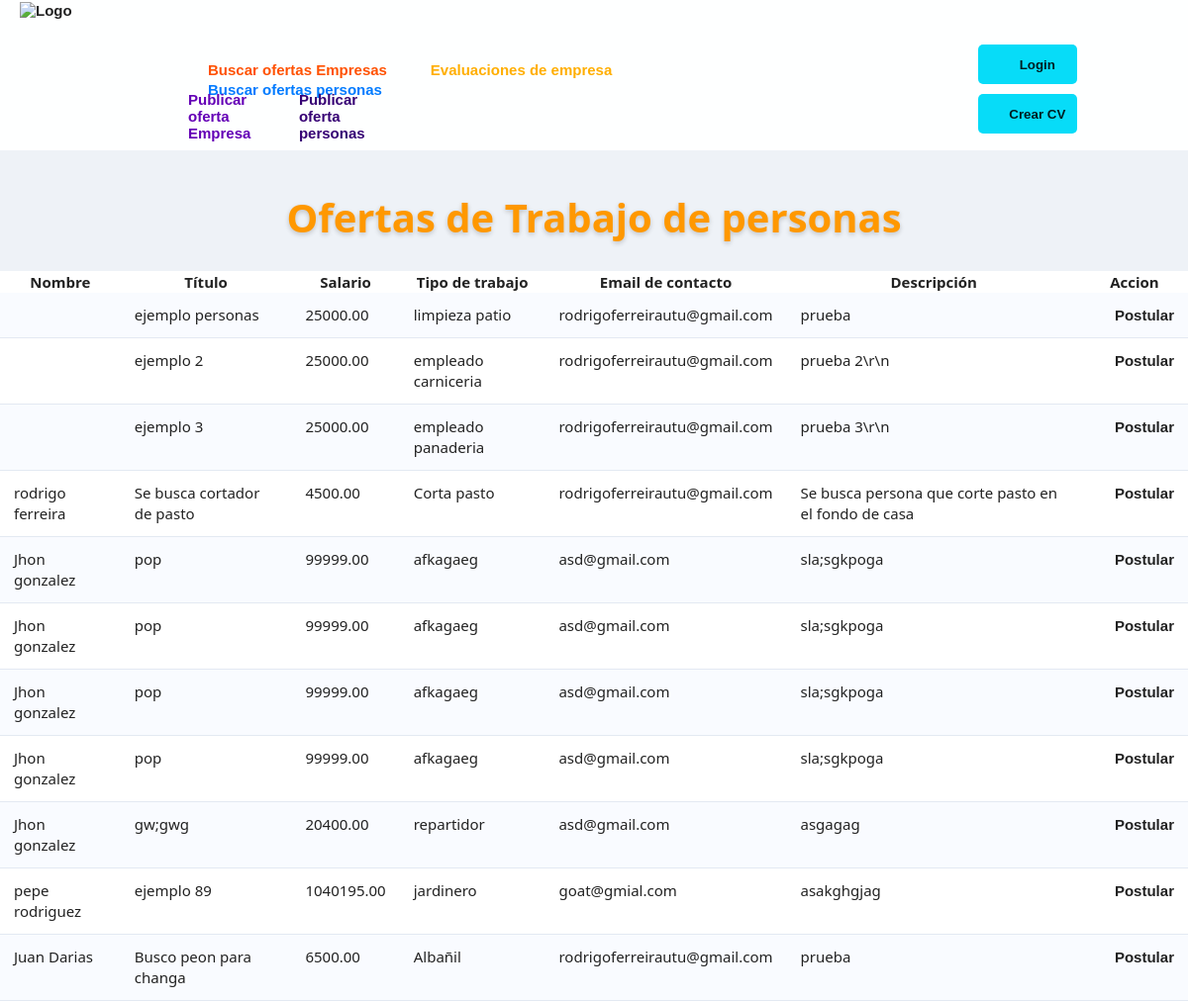
The page /ProyectoV2.5/Paginasphp/BuscarOfertaspersonas.php on the database its author committed.
### tables this page shows
CREATE TABLE `contratar_personal` (
  `id_contrato` int NOT NULL,
  `id_empresa` int DEFAULT NULL,
  `titulo` varchar(100) DEFAULT NULL,
  `salario` decimal(10,2) DEFAULT NULL,
  `tipo_trabajo` varchar(50) DEFAULT NULL,
  `email_contacto` varchar(100) DEFAULT NULL,
  `tel_contacto` varchar(20) DEFAULT NULL,
  `descripcion` text,
  `estado` enum('Pendiente','Preparado','Entregado') DEFAULT 'Pendiente',
  `nombre` varchar(100) DEFAULT NULL
);

### ProyectoV2.5/Paginasphp/aplicacion/servicios/ServicioOfertas.php (called while the page is built, shortened)
<?php
require_once __DIR__ . "/../persistencia/DaoOfertaPersonas.php";
class ServicioOfertas {
    private $daoOfertaPersonas;
    public function __construct() {
        $this->daoOfertaPersonas = new DaoOfertaPersonas();
    }
    public function mostrarOfertasPer() {
        return $this->daoOfertaPersonas->mostrarOfertasPer();
    }
}

### ProyectoV2.5/Paginasphp/aplicacion/persistencia/DaoOfertaPersonas.php (called while the page is built, shortened)
<?php
include __DIR__ . "/../../../conexion/conexion.php";
class DaoOfertaPersonas {
    public function mostrarOfertasPer (){
        global $conn;
        $sql = "
        SELECT t.id_contrato, t.nombre, t.titulo, t.salario, t.tipo_trabajo, t.email_contacto, t.descripcion
        FROM contratar_personal t";
        $result = $conn->query($sql);
        return $result->fetch_all(MYSQLI_ASSOC);
}
}

### ProyectoV2.5/Paginasphp/BuscarOfertaspersonas.php (the view, shortened to what this page needs)
<?php
require_once __DIR__ . "/aplicacion/servicios/ServicioOfertas.php";
try {
    $servicioOfertas = new ServicioOfertas();
} catch (Throwable $t) {
    die("Error al instanciar el servicio: " . $t->getMessage());
}
try {
    $ofertasP = $servicioOfertas->mostrarOfertasPer();
} catch (Exception $e) {
    $ofertasP = [];
    echo "Error al obtener ofertas: " . $e->getMessage();
}
?>
<!DOCTYPE html>
<html lang="en">
<head>
    <?php include "librerias.php" ?>
    <link rel="stylesheet" href="../css/style2.css">
</head>
    <body>
        <?php include "cabezal.php" ?>
    <h1>Ofertas de Trabajo de personas</h1>
<table id="tablaOfertaspersonas">
    <tr>
        <th>Nombre</th>
        <th>Título</th>
        <th>Salario</th>
        <th>Tipo de trabajo</th>
        <th>Email de contacto</th>
        <th>Descripción</th>
        <th>Accion</th>
    </tr>
    <?php foreach ($ofertasP as $oferta): ?>
    <tr>
        <td><?= htmlspecialchars($oferta['nombre']) ?></td>
        <td><?= htmlspecialchars($oferta['titulo']) ?></td>
        <td><?= htmlspecialchars($oferta['salario']) ?></td>
        <td><?= htmlspecialchars($oferta['tipo_trabajo']) ?></td>
        <td><?= htmlspecialchars($oferta['email_contacto']) ?></td>
        <td><?= htmlspecialchars($oferta['descripcion']) ?></td>
        <td><a href="FormularioPostulacionPer.php?id_contrato=<?= htmlspecialchars($oferta['id_contrato']) ?>">Postular</a></td>
    </tr>
    <?php endforeach; ?>
</table>
</body>
</html>

### ProyectoV2.5/css/style.css (style rules this page uses)
body { background-image: url(../fondo/fondo.png); margin: 0px; }
a { text-decoration: none; color: rgba(0, 0, 0, 0.87); font-family: Arial, Helvetica, sans-serif; font-weight: bold; display: inline-flex; margin-left: 20px; }

### ProyectoV2.5/css/style2.css (style rules this page uses)
body { background: #eef2f7; font-family: "Segoe UI", Tahoma, sans-serif; color: #222; }
h1 { margin-top: 40px; text-align: center; color: #ff9800; font-size: 2.5rem; font-weight: 700; text-shadow: 0 2px 5px rgba(0,0,0,0.2); }
table { width: 100%; border-collapse: collapse; font-size: 15px; }
tbody tr { background: white; transition: 0.25s ease; }
tbody tr:nth-child(even) { background: #f9fbff; }
td { padding: 12px 14px; border-bottom: 1px solid #e3e9f2; vertical-align: top; line-height: 1.4; }

### rows shown on the page
contratar_personal: titulo "ejemplo personas", salario "25000.00", tipo_trabajo "limpieza patio", email_contacto "rodrigoferreirautu@gmail.com", descripcion "prueba"
contratar_personal: titulo "ejemplo 2", salario "25000.00", tipo_trabajo "empleado carniceria", email_contacto "rodrigoferreirautu@gmail.com", descripcion "prueba 2\\r\\n"
contratar_personal: titulo "ejemplo 3", salario "25000.00", tipo_trabajo "empleado panaderia", email_contacto "rodrigoferreirautu@gmail.com", descripcion "prueba 3\\r\\n"
contratar_personal: nombre "rodrigo ferreira", titulo "Se busca cortador de pasto", salario "4500.00", tipo_trabajo "Corta pasto", email_contacto "rodrigoferreirautu@gmail.com", descripcion "Se busca persona que corte pasto en el fondo de casa"
contratar_personal: nombre "Jhon gonzalez", titulo "pop", salario "99999.00", tipo_trabajo "afkagaeg", email_contacto "asd@gmail.com", descripcion "sla;sgkpoga"
contratar_personal: nombre "Jhon gonzalez", titulo "pop", salario "99999.00", tipo_trabajo "afkagaeg", email_contacto "asd@gmail.com", descripcion "sla;sgkpoga"
contratar_personal: nombre "Jhon gonzalez", titulo "pop", salario "99999.00", tipo_trabajo "afkagaeg", email_contacto "asd@gmail.com", descripcion "sla;sgkpoga"
contratar_personal: nombre "Jhon gonzalez", titulo "pop", salario "99999.00", tipo_trabajo "afkagaeg", email_contacto "asd@gmail.com", descripcion "sla;sgkpoga"
contratar_personal: nombre "Jhon gonzalez", titulo "gw;gwg", salario "20400.00", tipo_trabajo "repartidor", email_contacto "asd@gmail.com", descripcion "asgagag"
contratar_personal: nombre "pepe rodriguez", titulo "ejemplo 89", salario "1040195.00", tipo_trabajo "jardinero", email_contacto "goat@gmial.com", descripcion "asakghgjag"
contratar_personal: nombre "Juan Darias", titulo "Busco peon para changa", salario "6500.00", tipo_trabajo "Albañil", email_contacto "rodrigoferreirautu@gmail.com", descripcion "prueba"
